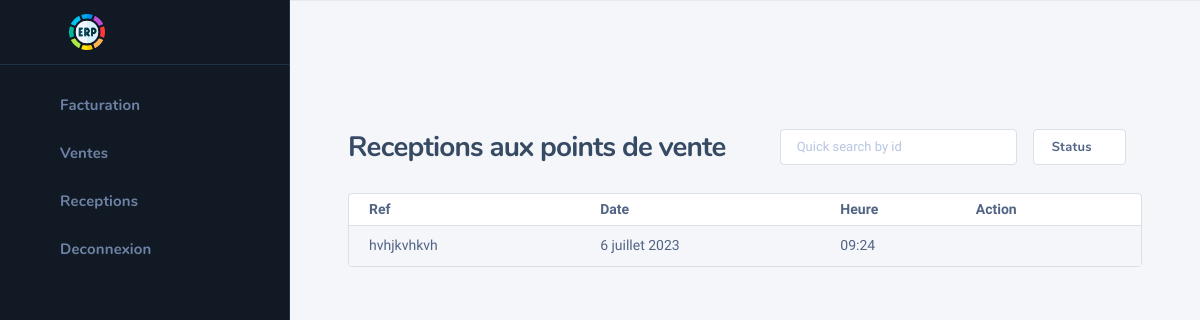
Screenshot of /recep-pv2/ (signed in) with the database file from the repository.
### comm/models.py (models this page shows, shortened)
class OrderDepot(models.Model):
    ref = models.CharField(max_length=10)
    pv = models.ForeignKey(PointVente, on_delete=models.CASCADE)
    date = models.DateField(auto_now_add=True)
    heure = models.TimeField(auto_now_add=True)

### auth_user/decorators.py (the view)
        def wrapper_func(request, *args, **kwargs):
            groups = None
            check = False
            if request.user.groups.exists():
                groups = request.user.groups.all()
            for group in groups:
                if group.name in allowed_roles:
                    check = True
            if check is True:
                return view_func(request, *args, **kwargs)
            elif check is False:
                return HttpResponse("Permission non accordée !")
            return wrapper_func(request, *args, **kwargs)

### facturation/views.py (called while the page is built)
def generate_unique_uid():
    return uuid.uuid4().hex[:10]

@login_required(login_url='login')
@allowed_users(allowed_roles=['Facturation admin'])
def ReceptionPvView(request):
    depots = OrderDepot.objects.filter(pv=request.user.cashier.pv).order_by('-id')
    return render(request, 'facturation/depot-comm.html', context={'livraisons': depots, 'ref': generate_unique_uid()})

### templates/facturation/depot-comm.html (shortened to what this page needs)
{% extends 'facturation/base-facturation.html' %}
{% block content %}
    {% include 'facturation/facturation_sidebar.html' %}
    <div class="nk-wrap">
        <div class="nk-content">
            <div class="nk-content ">
                <div class="container-fluid">
                    <div class="nk-content-inner">
                        <div class="nk-content-body">
                            <div class="nk-block-head nk-block-head-sm">
                                <div class="nk-block-between">
                                    <div class="nk-block-head-content">
                                        <h3 class="nk-block-title page-title">Receptions aux points de vente</h3>
                                    </div>
                                    <div class="nk-block-head-content">
                                        <div class="toggle-wrap nk-block-tools-toggle">
                                            <div class="toggle-expand-content" data-content="pageMenu">
                                                <ul class="nk-block-tools g-3">
                                                    <li>
                                                        <div class="form-control-wrap">
                                                            <div class="form-icon form-icon-right">
                                                                <em class="icon ni ni-search"></em>
                                                            </div>
                                                            <input type="text" class="form-control" id="default-04"
                                                                   placeholder="Quick search by id">
                                                        </div>
                                                    </li>
                                                    <li>
                                                        <div class="drodown">
                                                            <a href="#"
                                                               class="dropdown-toggle dropdown-indicator btn btn-outline-light btn-white"
                                                               data-bs-toggle="dropdown">Status</a>
                                                        </div>
                                                    </li>
                                                    <li class="nk-block-tools-opt">
                                                    </li>
                                                </ul>
                                            </div>
                                        </div>
                                    </div>
                                </div>
                            </div>
                            <div class="nk-block">
                                <div class="card card-bordered">
                                    <div class="card-inner-group">
                                        <div class="card-inner p-0">
                                                                                        <table class="datatable-init-export nowrap table table-striped"
                                                   data-export-title="Export">
                                                <thead>
                                                <tr>
                                                    <th>Ref</th>
                                                    <th>Date</th>
                                                    <th>Heure</th>
                                                    <th>Action</th>
                                                </tr>
                                                </thead>
                                                <tbody>
                                                {% for livraison in livraisons %}
                                                    <tr>
                                                        <td>{{ livraison.ref }}</td>
                                                        <td>{{ livraison.date }}</td>
                                                        <td>{{ livraison.heure }}</td>
                                                        <td class="center">
                                                            <ul class="nk-tb-actions gx-1 my-n1">
                                                            <li class="me-n1">
                                                                <div class="dropdown">
                                                                    <a href="#"
                                                                       class="dropdown-toggle btn btn-icon btn-trigger"
                                                                       data-bs-toggle="dropdown"><em
                                                                            class="icon ni ni-more-h"></em></a>
                                                                </div>
                                                            </li>
                                                        </ul>
                                                        </td>
                                                    </tr>
                                                {% endfor %}
                                                </tbody>
                                            </table>
                                        </div>
                                    </div>
                                </div>
                            </div>
                        </div>
                    </div>
                </div>
            </div>
        </div>
    </div>
{% endblock %}

### rows the page displays
OrderDepot: ref "hvhjkvhkvh", date "6 juillet 2023", heure "09:24"
